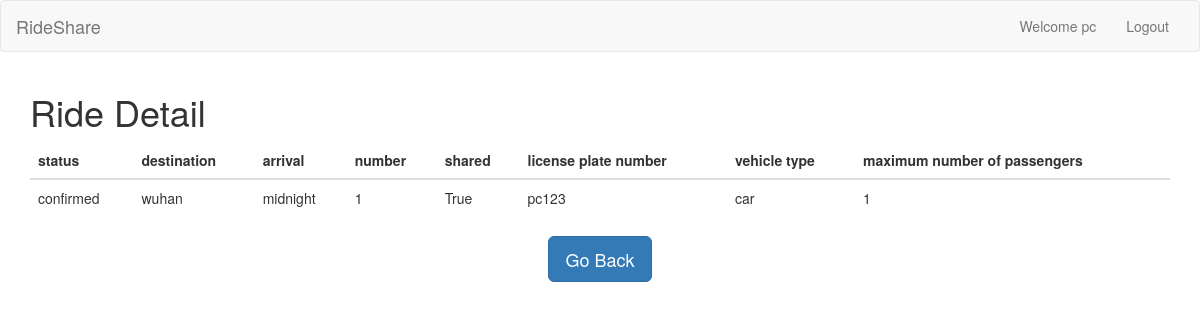
Screenshot of /detail/1 (signed in) with the database file from the repository.
### rides/models.py (models this page shows)
class Ride(models.Model):
    ride_id = models.AutoField(primary_key=True,unique=True)
    status = models.CharField(max_length=100, default="open")
    destination = models.CharField(max_length=100)
    arrival = models.TimeField()
    number = models.IntegerField(default=0)
    shared = models.BooleanField(default=False)
    user = models.IntegerField()
    driver = models.IntegerField(default=0)
    sharer = models.IntegerField(default=0)
    email = models.CharField(max_length=100, default="xxx@163.com")

class Driver(models.Model):
    user = models.OneToOneField(User, primary_key=True, on_delete=models.CASCADE)
    plate = models.CharField(max_length=10)
    type = models.CharField(max_length=10)
    passengers = models.IntegerField(default=0)

### rides/views.py (the view)
# urls.py: path('detail/<int:ride_id>', detail, name='detail'),
def detail(request, ride_id):
    if not request.user.is_authenticated:
        return redirect('/accounts/login')
    ride = Ride.objects.get(pk=ride_id)
    driver = Driver.objects.get(user=ride.driver)
    return render(request, 'detail.html', {'ride': ride, 'driver':driver })

### templates/detail.html
{% extends 'base.html' %}
{% block content %}
<h1>Ride Detail</h1>
<table class="table">
  <thead>
    <tr>
      <th scope="col">status</th>
      <th scope="col">destination</th>
      <th scope="col">arrival</th>
      <th scope="col">number</th>
      <th scope="col">shared</th>
      <th scope="col">license plate number</th>
      <th scope="col">vehicle type</th>
      <th scope="col">maximum number of passengers</th>
    </tr>
  </thead>
  <tbody>
    <tr>
      <td>{{ride.status}}</td>
      <td>{{ride.destination}}</td>
      <td>{{ride.arrival}}</td>
      <td>{{ride.number}}</td>
      <td>{{ride.shared}}</td>
      <td>{{driver.plate}}</td>
      <td>{{driver.type}}</td>
      <td>{{driver.passengers}}</td>
    </tr>
  </tbody>
</table>
<div style="z-index: 1; position: relative; text-align: center;">
  <a href="/orders/" class="btn btn-lg btn-primary">Go Back</a>
</div>
{% endblock %}

### templates/base.html (shortened to what this page needs)
<!DOCTYPE html>
<html lang="en">
<head>
    <link rel="stylesheet" type="text/css" href="https://stackpath.bootstrapcdn.com/bootstrap/3.4.1/css/bootstrap.min.css">
</head>
<body>
<nav class = "navbar navbar-default">
    <div class = "container-fluid">
        <div class = "navbar-header">
            <a class = "navbar-brand" href = "/">RideShare</a>
        </div>
        <div class = "collapse navbar-collapse">
            <ul class = "nav navbar-nav navbar-right">
                {% if request.user.is_authenticated %}
                <li><a href = "#">Welcome {{request.user}}</a></li>
                {% endif %}
                {% if request.user.is_authenticated %}
                <li><a href = "/accounts/logout/">Logout</a></li>
                {% endif %}
            </ul>
        </div>
    </div>
</nav>
<div class = "container">
    {% block content %}
    {% endblock %}
</div>
</body>
</html>

### rows the page displays
Ride: status "confirmed", destination "wuhan", arrival "midnight", number "1", shared "True"
Driver: plate "pc123", type "car", passengers "1"

### other values shown
{{ request.user }} "pc"
